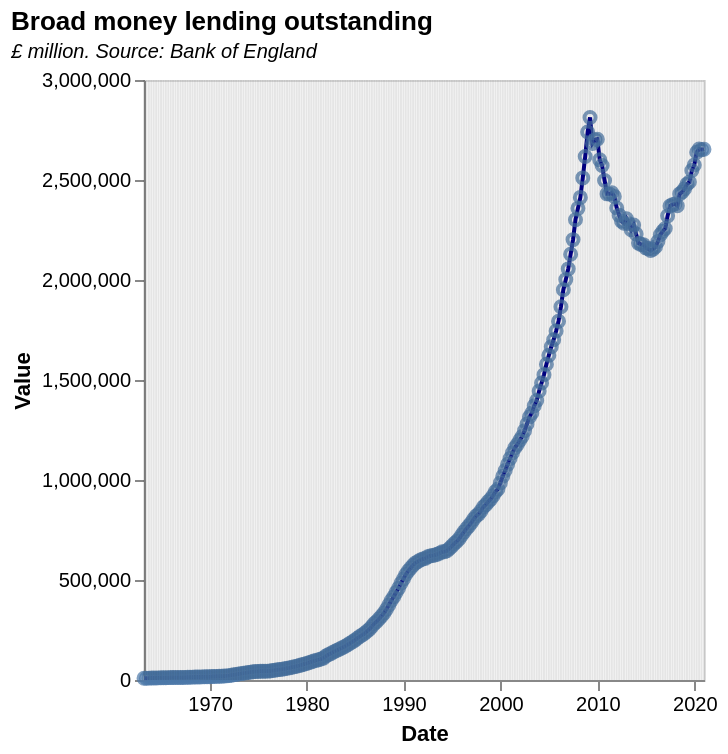

Here is the Vega-Lite specification saved for this chart:
### Vega-Lite specification from a JSON file in a GitHub repository (floating-point values rounded to 4 significant figures; data arrays with more than 128 entries replaced by an {"elided": "..."} marker saying what was removed)
{"$schema": "https://vega.github.io/schema/vega-lite/v5.json", "description": "(M1b) UK broad money lending aggregate (£m), 1955-2020", "title": {"text": "Broad money lending outstanding", "subtitle": "£ million. Source: Bank of England", "subtitleFontStyle": "italic", "subtitleFontSize": 10, "anchor": "start", "color": "black"}, "data": {"values": {"elided": "232 records"}, "format": {"parse": {"Date": "date"}}}, "height": 300, "width": 280, "encoding": {"x": {"field": "Date", "type": "temporal", "axis": {"grid": false}}}, "layer": [{"encoding": {"y": {"field": "Value", "type": "quantitative", "axis": {"grid": false}}}, "layer": [{"mark": {"type": "line", "color": "darkblue"}}, {"mark": "point"}]}, {"mark": "rule", "encoding": {"opacity": {"value": 0.1}, "tooltip": [{"field": "Date", "type": "temporal", "format": "%B, %Y"}, {"field": "Value", "title": "Broad money outstanding", "type": "quantitative", "format": ",.0f"}]}}]}
